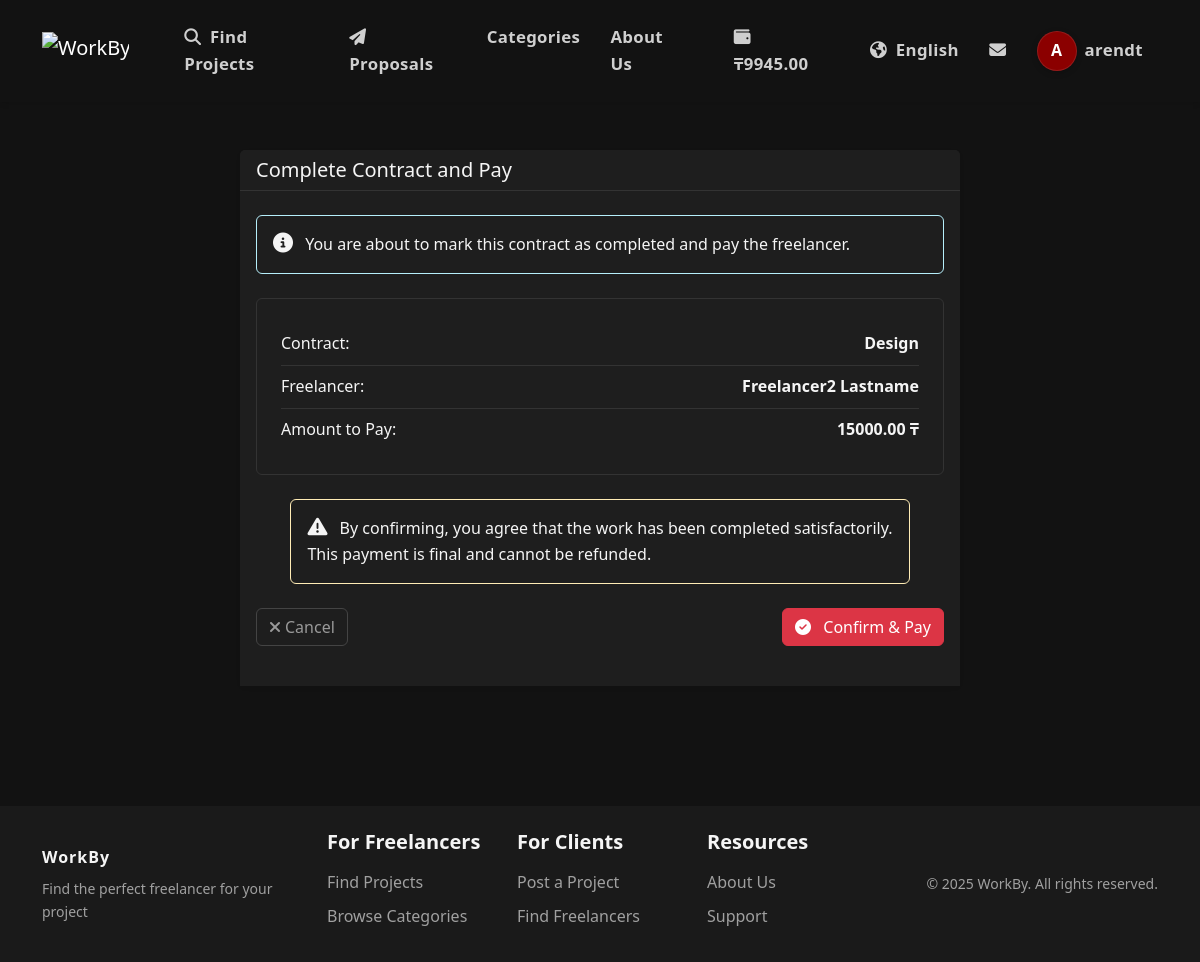
The page /en/contracts/1/complete/ (signed in) on the database its author committed.
### payments/models.py (models this page shows, shortened)
class Wallet(models.Model):
    user = models.OneToOneField(
        settings.AUTH_USER_MODEL,
        on_delete=models.CASCADE,
        related_name='wallet'
    )
    balance = models.DecimalField(_('Balance'), max_digits=10, decimal_places=2, default=0)
    is_active = models.BooleanField(_('Active'), default=True)
    created_at = models.DateTimeField(_('Created At'), auto_now_add=True)
    updated_at = models.DateTimeField(_('Updated At'), auto_now=True)
    class Meta:
        verbose_name = _('Wallet')
        verbose_name_plural = _('Wallets')

### accounts/models.py (models this page shows, shortened)
class User(AbstractUser):
    USER_TYPE_CHOICES = (
        ('client', _('Client')),
        ('freelancer', _('Freelancer')),
    )
    LANGUAGE_CHOICES = (
        ('en', _('English')),
        ('ru', _('Russian')),
        ('kk', _('Kazakh')),
    )
    user_type = models.CharField(_('User Type'), max_length=10, choices=USER_TYPE_CHOICES, default='client')
    bio = models.TextField(_('Biography'), blank=True)
    avatar = models.ImageField(_('Avatar'), upload_to='avatars/', blank=True, null=True)
    phone_number = models.CharField(_('Phone Number'), max_length=15, blank=True)
    preferred_language = models.CharField(_('Preferred Language'), max_length=2, choices=LANGUAGE_CHOICES, default='en')
    dark_mode = models.BooleanField(_('Dark Mode'), default=False)
    skills = models.TextField(_('Skills'), blank=True)
    hourly_rate = models.DecimalField(_('Hourly Rate'), max_digits=10, decimal_places=2, null=True, blank=True)
    company_name = models.CharField(_('Company Name'), max_length=100, blank=True)
    def get_full_name(self):
        if self.first_name or self.last_name:
            return f"{self.first_name} {self.last_name}".strip()
        return self.username
    @property
    def is_client(self):
        return self.user_type == 'client'
    @property
    def is_freelancer(self):
        return self.user_type == 'freelancer'

### jobs/models.py (models this page shows, shortened)
class Contract(models.Model):
    STATUS_CHOICES = (
        ('active', _('Active')),
        ('paused', _('Paused')),
        ('completed', _('Completed')),
        ('cancelled', _('Cancelled')),
        ('disputed', _('Disputed')),
    )
    contract_id = models.CharField(_('Contract ID'), max_length=20, unique=True, editable=False)
    title = models.CharField(_('Title'), max_length=200)
    description = models.TextField(_('Description'))
    client = models.ForeignKey(
        settings.AUTH_USER_MODEL,
        on_delete=models.CASCADE,
        related_name='client_contracts'
    )
    freelancer = models.ForeignKey(
        settings.AUTH_USER_MODEL,
        on_delete=models.CASCADE,
        related_name='freelancer_contracts'
    )
    project = models.ForeignKey(Project, on_delete=models.CASCADE, related_name='contracts')
    proposal = models.OneToOneField(Proposal, on_delete=models.SET_NULL, null=True, related_name='contract')
    amount = models.DecimalField(_('Amount'), max_digits=10, decimal_places=2)
    deadline = models.DateTimeField(_('Deadline'))
    status = models.CharField(_('Status'), max_length=20, choices=STATUS_CHOICES, default='active')
    created_at = models.DateTimeField(_('Created At'), auto_now_add=True)
    updated_at = models.DateTimeField(_('Updated At'), auto_now=True)
    class Meta:
        verbose_name = _('Contract')
        verbose_name_plural = _('Contracts')
        ordering = ['-created_at']

### jobs/views.py (the view, shortened to what this page needs)
# urls.py: path('contracts/<int:pk>/complete/', views.contract_complete_view, name='contract_complete'),
@login_required
@transaction.atomic
def contract_complete_view(request, pk):
    contract = get_object_or_404(Contract, pk=pk)
    if contract.client != request.user:
        return HttpResponseForbidden(_('You do not have permission to complete this contract'))
    if contract.status != 'active':
        messages.error(request, _('This contract cannot be completed because it is not active'))
        return redirect('jobs:contract_detail', pk=contract.pk)
    context = {
        'contract': contract,
    }
    return render(request, 'jobs/contract_complete.html', context)

### jobs/context_processors.py (called while the page is built)
def contracts_processor(request):
    context = {
        'has_contracts': False,
    }
    if request.user.is_authenticated:
        contracts_exist = Contract.objects.filter(
            models.Q(client=request.user) | models.Q(freelancer=request.user)
        ).exists()
        context['has_contracts'] = contracts_exist
    return context

### payments/context_processors.py (called while the page is built)
def wallet_balance(request):
    if request.user.is_authenticated:
        wallet, _ = Wallet.objects.get_or_create(user=request.user)
        return {'user_balance': wallet.balance}
    return {'user_balance': None}

### templates/jobs/contract_complete.html (shortened to what this page needs)
{% extends 'base.html' %}
{% load i18n %}
{% load static %}
{% block content %}
<div class="container py-5 mb-5">
    <div class="row justify-content-center">
        <div class="col-md-8">
            <div class="card border-0 shadow-sm bg-dark text-light">
                <div class="card-header bg-dark border-bottom border-secondary">
                    <h5 class="mb-0">{% trans "Complete Contract and Pay" %}</h5>
                </div>
                <div class="card-body pt-4">
                    <div class="alert alert-info mb-4 p-3">
                        <i class="fas fa-info-circle me-2 fs-5"></i>
                        {% trans "You are about to mark this contract as completed and pay the freelancer." %}
                    </div>
                    <div class="p-4 bg-dark border border-secondary rounded mb-4">
                        <table class="table table-dark table-borderless mb-0">
                            <tbody>
                                <tr class="border-bottom border-secondary">
                                    <td class="text-muted ps-0 w-50">{% trans "Contract" %}:</td>
                                    <td class="fw-bold text-end pe-0">{{ contract.title }}</td>
                                </tr>
                                <tr class="border-bottom border-secondary">
                                    <td class="text-muted ps-0">{% trans "Freelancer" %}:</td>
                                    <td class="fw-bold text-end pe-0">{{ contract.freelancer.get_full_name }}</td>
                                </tr>
                                <tr>
                                    <td class="text-muted ps-0">{% trans "Amount to Pay" %}:</td>
                                    <td class="fw-bold text-danger text-end pe-0">{{ contract.amount }} ₸</td>
                                </tr>
                            </tbody>
                        </table>
                    </div>
                    <div class="alert alert-warning mb-4 mx-auto" style="max-width: 90%;">
                        <i class="fas fa-exclamation-triangle me-2 fs-5"></i>
                        {% trans "By confirming, you agree that the work has been completed satisfactorily. This payment is final and cannot be refunded." %}
                    </div>
                    <form method="post">
                        <div class="d-flex justify-content-between mb-4">
                            <a href="{% url 'jobs:contract_detail' contract.pk %}" class="btn btn-outline-secondary">
                                <i class="fas fa-times me-1"></i>{% trans "Cancel" %}
                            </a>
                            <button type="submit" class="btn btn-danger">
                                <i class="fas fa-check-circle me-2"></i> {% trans "Confirm & Pay" %}
                            </button>
                        </div>
                    </form>
                </div>
            </div>
        </div>
    </div>
</div>
{% endblock %}

### templates/includes/header.html (shortened to what this page needs)
{% load i18n %}
{% load static %}
<nav class="navbar navbar-expand-lg navbar-dark bg-dark border-bottom py-3">
    <div class="container">
        <a class="navbar-brand" href="{% url 'jobs:home' %}">
            <img src="{% static 'img/logo.png' %}" alt="WorkBy" height="40" class="d-inline-block align-text-top me-2">
        </a>
        <div class="collapse navbar-collapse" id="navbarSupportedContent">
            <ul class="navbar-nav me-auto mb-2 mb-lg-0">
                {% if user.is_authenticated %}
                    <li class="nav-item">
                        <a class="nav-link" href="{% url 'jobs:project_list' %}"><i class="fas fa-search me-1"></i> {% trans "Find Projects" %}</a>
                    </li>
                    <li class="nav-item">
                        <a class="nav-link" href="{% url 'jobs:my_proposals' %}">
                            <i class="fas fa-paper-plane me-1"></i> {% trans "Proposals" %}
                        </a>
                    </li>
                    <li class="nav-item">
                        <a class="nav-link" href="{% url 'jobs:categories' %}">{% trans "Categories" %}</a>
                    </li>
                    <li class="nav-item">
                        <a class="nav-link" href="{% url 'jobs:about' %}">{% trans "About Us" %}</a>
                    </li>
                {% endif %}
            </ul>
            <ul class="navbar-nav ml-auto align-items-center">
                {% if user.is_authenticated and user_balance is not None %}
                <li class="nav-item me-3">
                    <a href="{% url 'payments:wallet' %}" class="nav-link">
                        <i class="fas fa-wallet me-1"></i>
                        <span class="fw-bold">₸{{ user_balance }}</span>
                    </a>
                </li>
                {% endif %}
                <li class="nav-item dropdown">
                    <a class="nav-link dropdown-toggle" href="#" id="languageDropdown" role="button" data-bs-toggle="dropdown" aria-expanded="false">
                        <i class="fas fa-globe-americas me-1"></i>
                        {% get_current_language as CURRENT_LANGUAGE %}
                        {% if CURRENT_LANGUAGE == 'en' %}
                            {% trans "English" %}
                        {% elif CURRENT_LANGUAGE == 'ru' %}
                            {% trans "Russian" %}
                        {% elif CURRENT_LANGUAGE == 'kk' %}
                            {% trans "Kazakh" %}
                        {% endif %}
                    </a>
                </li>
                {% if user.is_authenticated %}
                    <li class="nav-item d-none d-lg-block">
                        <a class="nav-link" href="{% url 'chat:inbox' %}" title="{% trans 'Messages' %}">
                            <i class="fas fa-envelope"></i>
                        </a>
                    </li>
                    <li class="nav-item dropdown">
                        <a class="nav-link dropdown-toggle d-flex align-items-center" href="#" id="navbarDropdown" role="button" data-bs-toggle="dropdown" aria-expanded="false">
                            <div class="avatar avatar-md me-2">
                                {% if user.avatar %}
                                    <img src="{{ user.avatar.url }}" alt="{{ user.get_full_name|default:user.username }}">
                                {% else %}
                                    {{ user.get_full_name|slice:":1"|upper|default:user.username|slice:":1"|upper }}
                                {% endif %}
                            </div>
                            <span>{{ user.username }}</span>
                        </a>
                    </li>
                {% endif %}
            </ul>
        </div>
    </div>
</nav>

### static/css/style.css (style rules this page uses)
body::before { display: none !important; }
.navbar-dark { border-bottom: none !important; }
body, html { background-color: #121212 !important; }
:root { --primary-color: #8B0000; --primary-color-light: #a52a2a; --primary-color-dark: #6b0000; --secondary-color: #6c757d; --background-color: #121212; --text-color: #f5f5f5; --dark-bg: #1a1a1a; --border-color: #333; --danger-color: #dc3545; --warning-color: #ffc107; --info-color: #17a2b8; --success-color: #28a745; --body-bg: #0f0f0f; --card-bg: #1e1e1e; --card-border: #2a2a2a; --navbar-bg: #121212; --footer-bg: #121212; --hover-color: #2a2a2a; --input-bg: #252525; --input-border: #363636; --dropdown-bg: #1e1e1e; --dropdown-hover: #2a2a2a; --btn-hover-bg: #700000; --table-border: #2a2a2a; --table-row-hover: #2a2a2a; --table-header-bg: #1a1a1a; --bg-light: #1e1e1e; --breadcrumb-bg: #1e1e1e; --counter-wrapper-bg: #1e1e1e; --text-muted: #a0a0a0; --box-shadow: 0 4px 6px rgba(0, 0, 0, 0.1); --hover-shadow: 0 8px 15px rgba(0, 0, 0, 0.2); }
body { font-family: 'Segoe UI', Tahoma, Geneva, Verdana, sans-serif; line-height: 1.6; color: var(--text-color) !important; background-color: var(--background-color) !important; min-height: 100vh; display: flex; flex-direction: column; }
body { display: flex; flex-direction: column; min-height: 100vh; }
.card { transition: all 0.3s ease; border-color: #eee; }
.card-header { font-weight: 600; }
.navbar { background-color: var(--navbar-bg) !important; box-shadow: 0 2px 5px rgba(0, 0, 0, 0.1); }
a { color: var(--primary-color); text-decoration: none; transition: color 0.3s ease, transform 0.2s ease; }
.navbar .nav-link { position: relative; padding: 0.5rem 1rem; margin: 0 0.2rem; transition: all 0.3s ease; font-size: 1.05rem; font-weight: 600; color: var(--text-color); }
.navbar .nav-link::after { content: ''; position: absolute; width: 0; height: 2px; bottom: 0; left: 50%; transform: translateX(-50%); background-color: var(--primary-color); transition: all 0.3s ease; opacity: 0; }
.navbar-nav { margin-left: 1rem; }
.nav-item { margin: 0 0.25rem; }
.navbar .navbar-nav .nav-link { text-shadow: 0 0 1px rgba(0, 0, 0, 0.1); letter-spacing: 0.02rem; }
.bg-dark { background-color: var(--dark-bg) !important; }
.btn-outline-secondary { color: #999 !important; border-color: #444 !important; }
.border-secondary { border-color: var(--border-color) !important; }
.card { background-color: var(--card-bg); border-color: var(--card-border); color: var(--text-color); }
.navbar-dark .navbar-nav .nav-link { color: rgba(255, 255, 255, 0.8); }
.navbar { background-color: var(--navbar-bg); box-shadow: 0 2px 5px rgba(0, 0, 0, 0.1); }
.navbar .nav-link { color: var(--text-color); }
.card-header, .card-footer { background-color: rgba(0, 0, 0, 0.1); border-color: var(--card-border); }
.table { color: var(--text-color); }
.table td, .table th { border-color: var(--border-color); }
.text-light { color: var(--text-color) !important; }
.text-muted { color: var(--text-muted) !important; }
a { color: var(--primary-color); text-decoration: none; }
.bg-dark { background-color: var(--dark-bg) !important; color: var(--text-color) !important; }
.card { background-color: var(--card-bg) !important; border-color: var(--card-border) !important; color: var(--text-color) !important; }
body .card, body .card-body, body .card-header, body .card-footer, body div[class*="bg-light"], body div[class*="bg-white"], body section[class*="bg-light"], body section[class*="bg-white"] { background-color: var(--card-bg) !important; border-color: var(--border-color) !important; color: var(--text-color) !important; }
.card-body, .card-img-top, .portfolio-image { background-color: var(--card-bg) !important; color: var(--text-color) !important; border-color: var(--border-color) !important; }
.list-group, .list-group-item-action, .card .card-body h1, .card .card-body h2, .card .card-body h3, .card .card-body h4, .card .card-body h5, .card .card-body h6, .card .card-body p, .card .card-body small, .card .card-body span, .card .card-body div { background-color: var(--card-bg) !important; color: var(--text-color) !important; }
.table, .table tr, .table td, .table th { background-color: var(--card-bg) !important; color: var(--text-color) !important; border-color: var(--border-color) !important; }
::placeholder { color: var(--text-muted) !important; opacity: 0.7 !important; }
.navbar-brand { position: relative; transition: all 0.3s ease; }

### rows shown on the page
Wallet: balance "9945.00"
User: get_full_name "A", username "arendt"
Contract: title "Design", freelancer.get_full_name "Freelancer2 Lastname", amount "15000.00"
